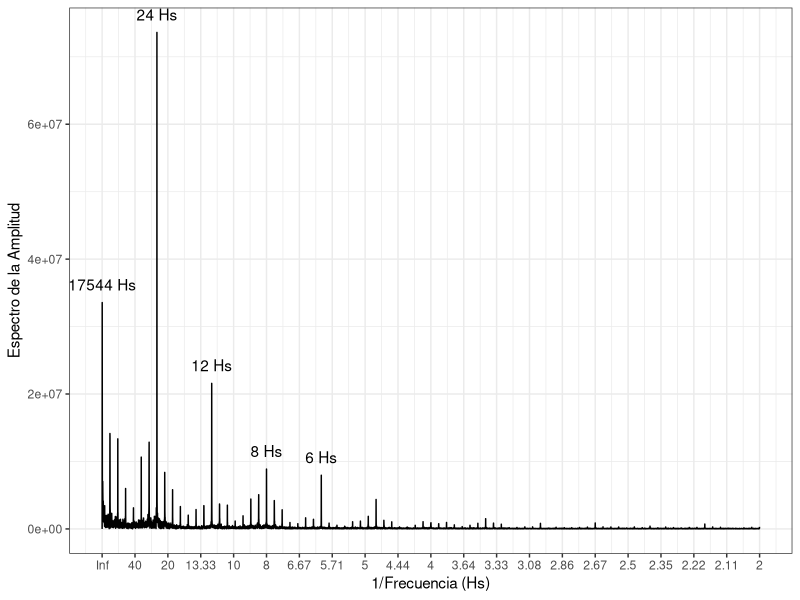

The R script that drew this image: (Note: this script raises an error after producing the figure.)
#### dominio frecuencia de los datos:
rm(list = ls())
gc()

library(tidyverse)
library(data.table)
library(ggrepel)
library(zoo)

vehiculos <- fread("Datos/Procesados/conteo_vehicular.csv")
no2 <- fread("Datos/Procesados/no2_diario_procesado.csv")

#vehiculos:


DeltaT <- 1 # horas
FrecuenciaMuestreo <- 1/DeltaT
DeltaFrecMuestreo <- FrecuenciaMuestreo/nrow(vehiculos)

vehiculos[, c("frecuencia", "fft_valor") := .(DeltaFrecMuestreo * 0:(.N-1), fft(cantidad_pasos))]

vehiculos[1, fft_valor := 0]

medio <- max(vehiculos$frecuencia) / 2

freq.inv.seleccionados <- Mod(vehiculos$fft_valor) %>%
  sort(decreasing = TRUE)
freq.inv.seleccionados <- c(freq.inv.seleccionados[1:5])
horas.seleccionadas <- c(8, 6)


(plot.df <- vehiculos[frecuencia <= medio]%>%
  ggplot(aes(x = frecuencia, y = Mod(fft_valor), label = fifelse(round(Mod(fft_valor)) %in% round(freq.inv.seleccionados) | round(1/frecuencia, 5) %in% horas.seleccionadas, paste(round(1/frecuencia, 2), 'Hs'), NA_character_))) +
  geom_line() +
  geom_text(vjust = -1) + 
  scale_x_continuous(label = function(x) round(1/x, 2), n.breaks = 20) +
  theme_bw() +
  labs(x = "1/Frecuencia (Hs)", y = "Espectro de la Amplitud"))

ggsave("Figuras/Descriptiva/dominio_frecuencia_vehiculos.png", plot.df, width = 10, height = 6)


#no2:
DeltaT <- 1 # dias
FrecuenciaMuestreo <- 1/DeltaT
DeltaFrecMuestreo <- FrecuenciaMuestreo/nrow(no2)

no2[, no2_approx := na.approx(NO2_trop_mean)]

no2[, c("frecuencia", "fft_valor") := .(DeltaFrecMuestreo * 0:(.N-1), fft(no2_approx))]

no2[1, fft_valor := 0]

medio <- max(no2$frecuencia) / 2

no2[, fft_valor := Mod(fft_valor)]

etiquetas.grandes <- no2$fft_valor[order(-no2$fft_valor)][12]

(plot.df <- no2[frecuencia <= medio]%>%
  ggplot(aes(x = frecuencia, y = Mod(fft_valor), label = ifelse(fft_valor >= etiquetas.grandes, paste(round(1/frecuencia, 2), 'días'), NA_character_))) +
  geom_line() +
  geom_text_repel(box.padding = 0.5, min.segment.length = 0.2) + 
  scale_x_continuous(label = function(x) round(1/x, 2), n.breaks = 20) +
  theme_bw() +
  labs(x = "1/Frecuencia (Días)", y = "Espectro de la amplitud"))

ggsave("Figuras/Descriptiva/dominio_frecuencia_no2.png", plot.df, width = 10, height = 6)
